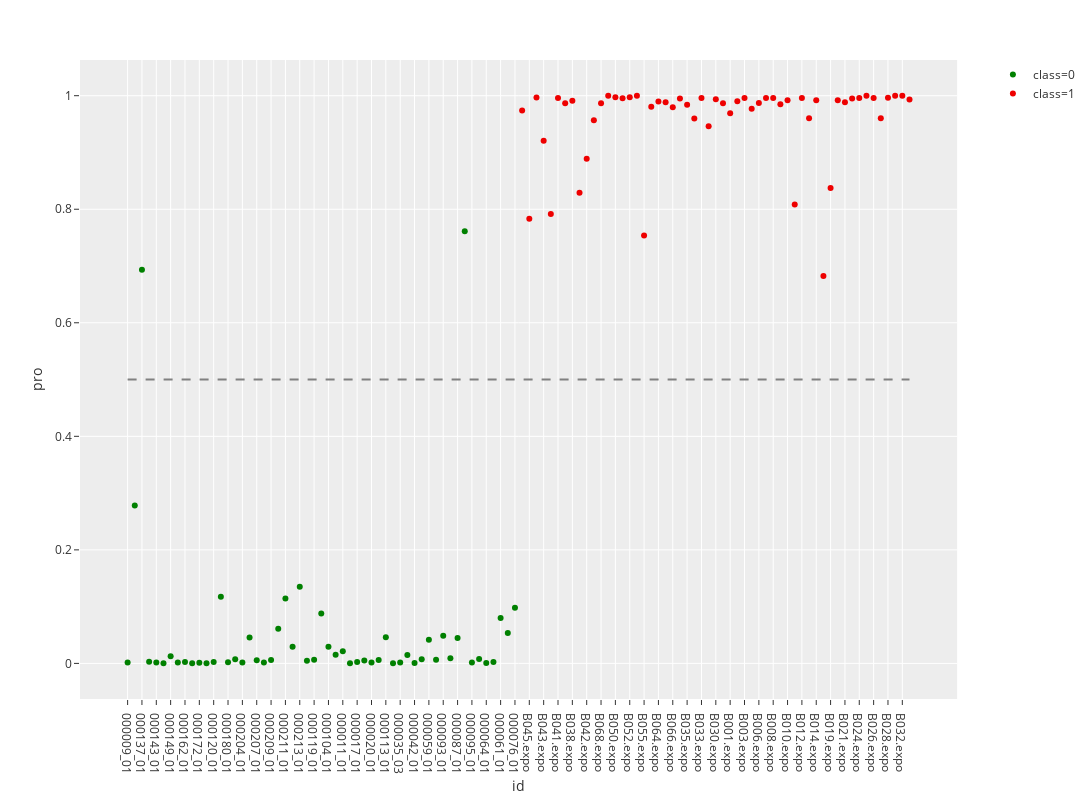

Notebook code cell kept with this figure:
### Code cell
raw_pre = predict_plot('raw_data', thres=0.5)
